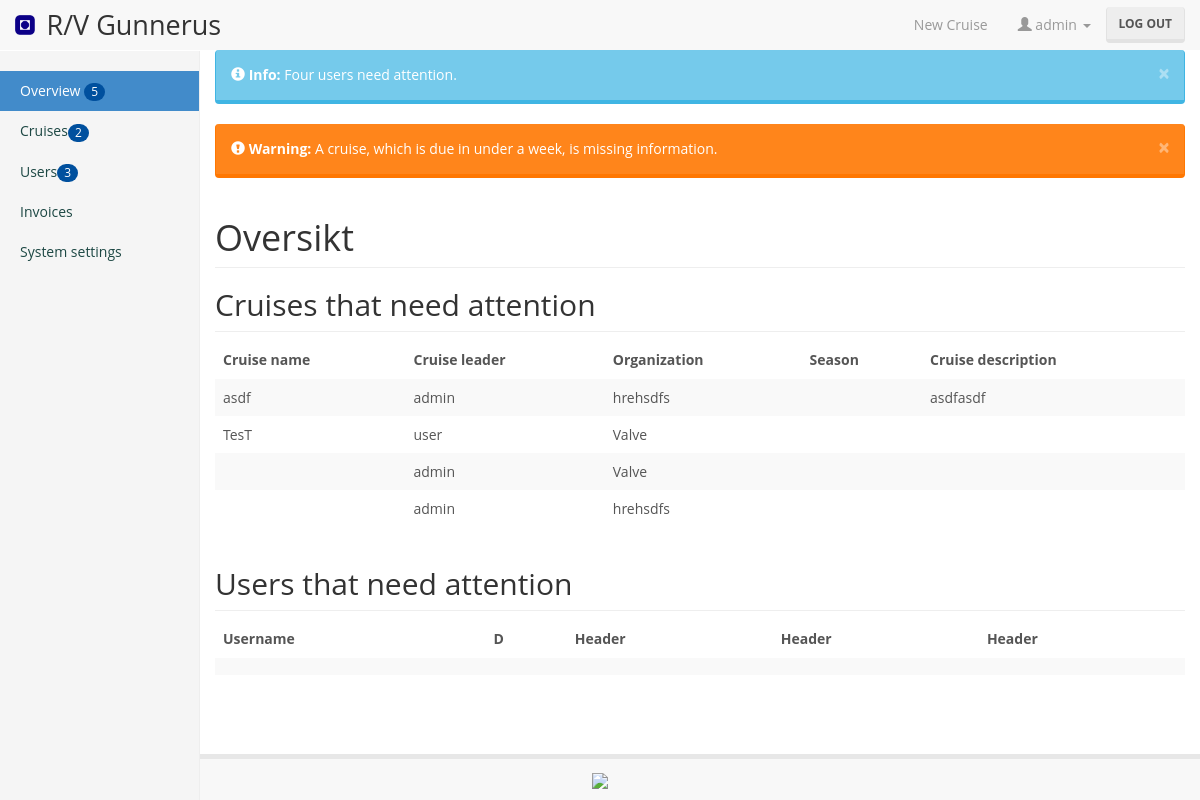
The page /admin (signed in) on the database its author committed.
### reserver/models.py (models this page shows, shortened)
class Cruise(models.Model):
	cruise_leader = models.ForeignKey(User, related_name='cruise_leader')
	organization = models.ForeignKey(Organization, on_delete=models.SET_NULL, null=True)
	cruise_owner = models.ManyToManyField(User, related_name='cruise_owner', blank=True)
	cruise_name = models.CharField(max_length=200, blank=True, default='')
	cruise_description = models.CharField(max_length=1000, blank=True, default='')
	is_submitted = models.BooleanField(default=False)
	terms_accepted = models.BooleanField(default=False)
	cruise_approved = models.BooleanField(default=False)
	last_edit_date = models.DateTimeField(blank=True, null=True)
	submit_date = models.DateTimeField(blank=True, null=True)
	student_participation_ok = models.BooleanField(default=True)
	no_student_reason = models.CharField(max_length=200, blank=True, default='')
	management_of_change = models.CharField(max_length=200, blank=True, default='')
	safety_clothing_and_equipment = models.CharField(max_length=200,  blank=True, default='')
	safety_analysis_requirements = models.CharField(max_length=200, blank=True, default='')
	equipment_description = models.CharField(max_length=200, blank=True, default='')
	meals_on_board = models.CharField(max_length=471, blank=True, default='')
	def was_edited_recently(self):
		now = timezone.now()
		return now - datetime.timedelta(days=1) <= self.edit_date <= now
	was_edited_recently.admin_order_field = 'edit_date'
	was_edited_recently.boolean = True
	was_edited_recently.short_description = 'Edited recently?'

class Organization(models.Model):
	name = models.CharField(max_length=200)
	is_NTNU = models.BooleanField()

### reserver/views.py (the view)
# urls.py: url(r'^admin', login_required(user_passes_test(lambda u: u.is_superuser)(views.admin_view))),
def admin_view(request):
	cruises = list(Cruise.objects.all())
	users_not_verified = list(UserData.objects.filter(role='not_approved'))
	return render(request, 'reserver/admin.html', {'cruises':cruises})

### reserver/templates/reserver/admin.html (shortened to what this page needs)
{% extends 'reserver/base.html' %}
{% load bootstrap3 %}
{% block content %}
<div class="container-fluid">
  <div class="row">
	<div class="col-sm-3 col-md-2 sidebar">
	  <ul class="nav nav-sidebar">
		<li class="active"><a href="#">Overview <span class="badge">5</span></a></a></li>
		<li><a href="#">Cruises<span class="badge">2</span></a></a></li>
		<li><a href="#">Users<span class="badge">3</span></a></li>
		<li><a href="#">Invoices</a></li>
		<li><a href="#">System settings</a></li>
	  </ul>
	</div>
	<div class="col-sm-9 col-sm-offset-3 col-md-10 col-md-offset-2 main">
		<div class="alert alert-info alert-dismissible" role="alert">
		  <button type="button" class="close" data-dismiss="alert" aria-label="Close"><span aria-hidden="true">&times;</span></button>
		  <strong><span class="glyphicon glyphicon-info-sign" aria-hidden="true"></span> Info:</strong> Four users need attention.
		</div>
		<div class="alert alert-warning alert-dismissible" role="alert">
		  <button type="button" class="close" data-dismiss="alert" aria-label="Close"><span aria-hidden="true">&times;</span></button>
		  <strong><span class="glyphicon glyphicon-exclamation-sign" aria-hidden="true"></span> Warning:</strong> A cruise, which is due in under a week, is missing information.
		</div>
	  <h1 class="page-header">Oversikt</h1>
	  <h2 class="sub-header">Cruises that need attention</h2>
	  <div class="table-responsive">
		<table class="table table-striped">
		  <thead>
			<tr>
			  <th>Cruise name</th>
			  <th>Cruise leader</th>
			  <th>Organization</th>
			  <th>Season</th>
			  <th>Cruise description</th>
			</tr>
		  </thead>
		  <tbody>
			{% for cruise in cruises %}
			<tr>
			  <td>{{  cruise.cruise_name }}</td>
			  <td>{{  cruise.cruise_leader.get_username }}</td>
			  <td>{{  cruise.organization.name }}</td>
			  <td>{{  cruise.season.name }}</td>
			  <td>{{  cruise.cruise_description }}</td>
			</tr>
			{% endfor %}
		  </tbody>
		</table>
	  </div>
	  <h2 class="sub-header">Users that need attention</h2>
	  <div class="table-responsive">
		<table class="table table-striped">
		  <thead>
			<tr>
			  <th>Username</th>
			  <th>D</th>
			  <th>Header</th>
			  <th>Header</th>
			  <th>Header</th>
			</tr>
		  </thead>
		  <tbody>
			<tr>
			  <td>{{ cruise.0.cruise_name }}</td>
			  <td>{{ cruise.0.cruise_name }}</td>
			  <td>{{ cruise.0.cruise_name }}</td>
			  <td>{{ cruise.0.cruise_name }}</td>
			  <td>{{ cruise.0.cruise_name }}</td>
			</tr>
		  </tbody>
		</table>
	  </div>
	</div>
  </div>
</div>
{% endblock %}

### reserver/templates/reserver/base.html (shortened to what this page needs)
{% load static %}
{% load bootstrap3 %}
<!DOCTYPE html>
<html lang="en">
	<head>
		<link href='{% static "reserver/styles/gunnerus_bootstrap.min.css" %}' rel="stylesheet">
		<link href='{% static "reserver/styles/gunnerus.css" %}' rel="stylesheet">
		<link href='{% static "reserver/styles/calendar.css" %}' rel="stylesheet">
	</head>
	<body class="mainPage">
		<nav class="navbar navbar-default navbar-fixed-top">
			<div class="container-fluid">
				<div class="navbar-header">
					<a class="navbar-brand" href="/">
						<img alt="NTNU-logo" src='{% static "reserver/img/Logo-Ntnu.png" %}'> <span>R/V Gunnerus</span>
					</a>
				</div>
				<div class="collapse navbar-collapse" id="navbar">
					{% if user.is_authenticated %}
					<form action="/logout/" method="post" class="navbar-form navbar-right">
						<button type="submit" class="btn btn-default">Log out</button>
					</form>
					{% endif %}
					<ul class="nav navbar-nav navbar-right">
						{% if user.is_authenticated %}
						<li><a href="/cruises/add/">New Cruise</a></li>
						<ul class="nav navbar-nav navbar-right">
							<li class="dropdown">
								<a href="#" class="dropdown-toggle" data-toggle="dropdown" role="button" aria-haspopup="true" aria-expanded="false"><span class="glyphicon glyphicon-user" aria-hidden="true"></span> {{ user.get_username }} <span class="caret"></span></a>
							</li>
						</ul>
						{% else %}
						<li><a href="/cruises/add/">New Cruise</a></li>
						<li><a href="/register/">Register User</a></li>
						{% endif %}
					</ul>
				</div>
			</div>
		</nav>
		{% block content %}
		{% endblock %}
		<div class="footer container-fluid">
			<a href="http://ntnu.no"><img src='{% static "reserver/img/hovedlogo_eng.png" %}'></a>
		</div>
		<link rel="stylesheet" href="https://maxcdn.bootstrapcdn.com/font-awesome/4.4.0/css/font-awesome.min.css">
	</body>
</html>

### reserver/static/reserver/styles/gunnerus.css (style rules this page uses)
.navbar-brand img { height: 100%; display: inline; vertical-align: baseline; }
.navbar-brand span { font-size: 1.5em; margin-left: 0.25em; }
.navbar { margin-bottom: 0px; }
body { padding-top: 50px; position: relative; padding-bottom: 7.75em; min-height: 100vh; }
.footer { width: 100%; margin-top: 1em; text-align: center; background: #f8f8f8; border-top: 5px solid #e7e7e7; position: absolute; bottom: 0; left: 0; }
.footer img { height: 6em; padding: 1em; }
body { padding-top: 50px; }
.sub-header { padding-bottom: 10px; border-bottom: 1px solid #eee; }
.navbar-fixed-top { border: 0; }
.sidebar { display: none; }
@media (min-width: 768px) { .sidebar { position: fixed; top: 51px; bottom: 0; left: 0; z-index: 1000; display: block; padding: 20px; overflow-x: hidden; overflow-y: auto; background-color: #f5f5f5; border-right: 1px solid #eee; } }
.nav-sidebar { margin-right: -21px; margin-bottom: 20px; margin-left: -20px; }
.nav-sidebar > li > a { padding-right: 20px; padding-left: 20px; }
.nav-sidebar > .active > a, .nav-sidebar > .active > a:hover, .nav-sidebar > .active > a:focus { color: #fff; background-color: #428bca; }

### rows shown on the page
Cruise: cruise_name "asdf", cruise_leader.get_username "admin", organization.name "hrehsdfs", cruise_description "asdfasdf"
Cruise: cruise_name "TesT", cruise_leader.get_username "user", organization.name "Valve"
Cruise: cruise_leader.get_username "admin", organization.name "Valve"
Cruise: cruise_leader.get_username "admin", organization.name "hrehsdfs"

### other values the page prints
{{ user.get_username }} "admin"
